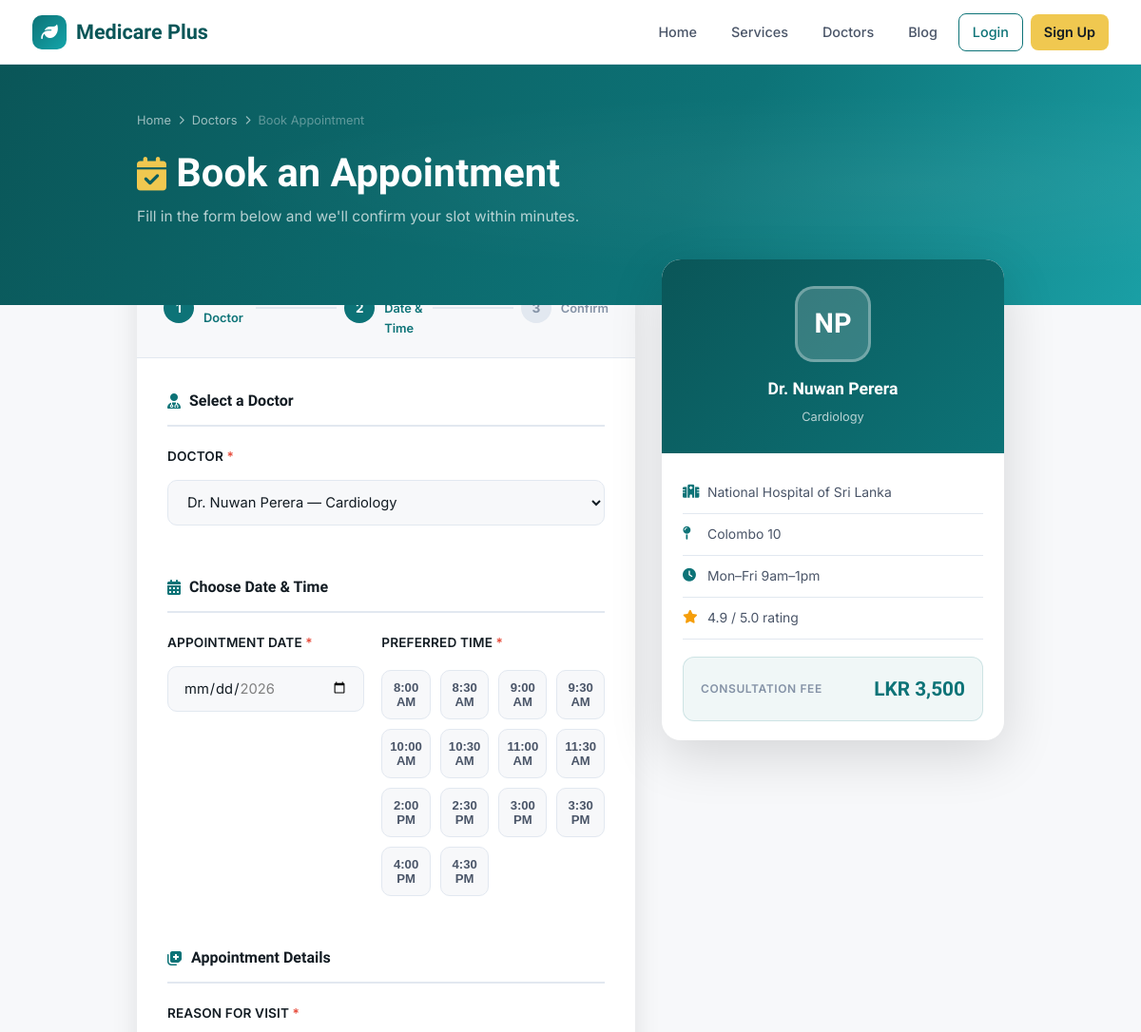
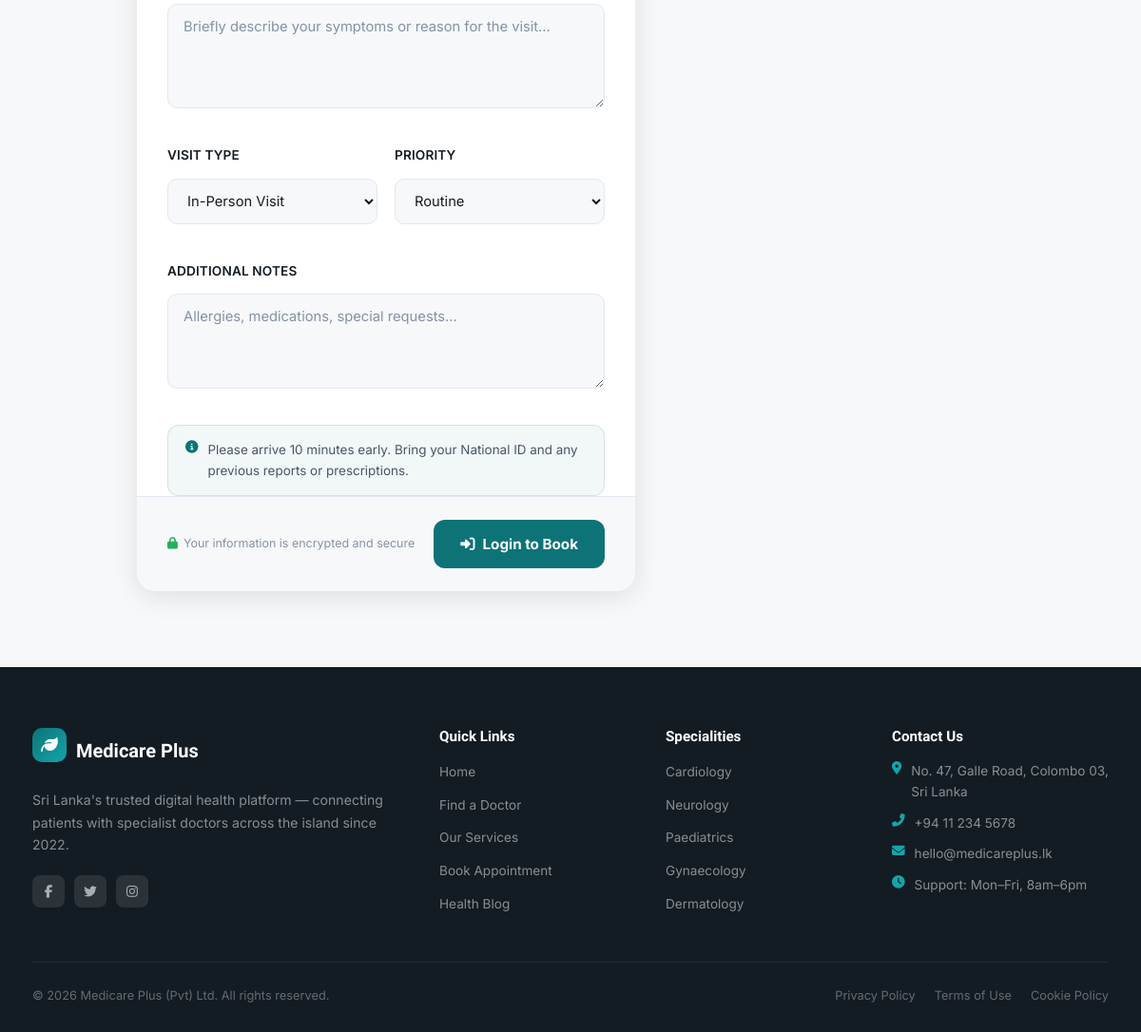
The page /book_appointment.php?doctor_id=1 on the database its author committed (2 pictures, top to bottom).
### tables this page shows
CREATE TABLE IF NOT EXISTS doctors (
    id                  INT UNSIGNED AUTO_INCREMENT PRIMARY KEY,
    user_id             INT UNSIGNED NOT NULL UNIQUE,
    specialization      VARCHAR(120) NOT NULL,
    qualification       VARCHAR(255),
    hospital            VARCHAR(180),
    location            VARCHAR(180),
    consultation_fee    DECIMAL(10,2) NOT NULL DEFAULT 1500.00,
    experience_years    TINYINT UNSIGNED DEFAULT 0,
    rating              DECIMAL(3,2) DEFAULT 4.00,
    availability        VARCHAR(255),
    bio                 TEXT,
    created_at          TIMESTAMP DEFAULT CURRENT_TIMESTAMP,
    FOREIGN KEY (user_id) REFERENCES users(id) ON DELETE CASCADE
);

CREATE TABLE IF NOT EXISTS users (
    id              INT UNSIGNED AUTO_INCREMENT PRIMARY KEY,
    first_name      VARCHAR(80)  NOT NULL,
    last_name       VARCHAR(80)  NOT NULL,
    email           VARCHAR(180) NOT NULL UNIQUE,
    password_hash   VARCHAR(255) NOT NULL,
    role            ENUM('patient','doctor','admin') NOT NULL DEFAULT 'patient',
    phone           VARCHAR(20),
    address         VARCHAR(255),
    city            VARCHAR(100),
    created_at      TIMESTAMP DEFAULT CURRENT_TIMESTAMP,
    updated_at      TIMESTAMP DEFAULT CURRENT_TIMESTAMP ON UPDATE CURRENT_TIMESTAMP
);

### functions.php (called while the page is built, shortened)
<?php
function fetch_all_doctors(): array {
    $conn = get_db_connection();
    $result = $conn->query(
        'SELECT d.*, u.first_name, u.last_name, u.email, u.phone, u.city
         FROM doctors d
         JOIN users u ON u.id = d.user_id
         ORDER BY d.rating DESC'
    );
    return $result ? $result->fetch_all(MYSQLI_ASSOC) : [];
}
function fetch_doctor_by_id(int $id): ?array {
    $conn = get_db_connection();
    $stmt = $conn->prepare(
        'SELECT d.*, u.first_name, u.last_name, u.email, u.phone, u.city
         FROM doctors d JOIN users u ON u.id = d.user_id WHERE d.id = ? LIMIT 1'
    );
    $stmt->bind_param('i', $id);
    $stmt->execute();
    $row = $stmt->get_result()->fetch_assoc();
    return $row ?: null;
}

### book_appointment.php (the view, shortened to what this page needs)
<?php
require_once 'functions.php';
$doctorId = filter_input(INPUT_GET, 'doctor_id', FILTER_VALIDATE_INT);
$doctor   = $doctorId && function_exists('fetch_doctor_by_id') ? fetch_doctor_by_id($doctorId) : null;
$allDoctors = [];
if (function_exists('fetch_all_doctors')) $allDoctors = fetch_all_doctors() ?: [];
elseif (isset($conn)) {
    $r = $conn->query("SELECT * FROM doctors ORDER BY last_name");
    if ($r) while ($row = $r->fetch_assoc()) $allDoctors[] = $row;
}
include 'header.php';
?>
    <section class="book-hero">
        <div class="hero-inner">
            <div class="breadcrumb">
                <a href="Home.php">Home</a>
                <i class="fas fa-chevron-right"></i>
                <?php if ($doctor): ?>
                    <a href="doctors.php">Doctors</a>
                    <i class="fas fa-chevron-right"></i>
                <?php endif; ?>
                <span>Book Appointment</span>
            </div>
            <h1><i class="fas fa-calendar-check" style="color:var(--accent);font-size:.85em"></i> Book an Appointment</h1>
            <p>Fill in the form below and we'll confirm your slot within minutes.</p>
        </div>
    </section>
    <div class="book-layout">
        <div class="form-card">
            <div class="progress-bar">
                <div class="progress-step active">
                    <div class="step-num">1</div>
                    <div class="step-label">Choose Doctor</div>
                </div>
                <div class="step-connector"></div>
                <div class="progress-step active">
                    <div class="step-num">2</div>
                    <div class="step-label">Pick Date & Time</div>
                </div>
                <div class="step-connector"></div>
                <div class="progress-step">
                    <div class="step-num">3</div>
                    <div class="step-label">Confirm</div>
                </div>
            </div>
            <form method="POST" action="book_appointment.php<?= $doctorId ? '?doctor_id=' . $doctorId : '' ?>" id="appointmentForm" novalidate>
                <div class="form-section">
                    <div class="section-heading"><i class="fas fa-user-doctor"></i> Select a Doctor</div>
                    <div class="form-grid">
                        <div class="form-group full">
                            <label class="form-label">Doctor <span class="required">*</span></label>
                            <select name="doctor_id" id="doctorSelect" class="form-control" required onchange="updatePreview(this)">
                                <?php foreach ($allDoctors as $d):
                                    $sel = ($doctorId && $d['id'] == $doctorId) ? 'selected' : '';
                                    $fee = number_format((float)($d['consultation_fee'] ?? 0), 0);
                                ?>
                                    <option value="<?= (int)$d['id'] ?>" <?= $sel ?>
                                        data-name="Dr. <?= htmlspecialchars($d['first_name'] . ' ' . $d['last_name']) ?>"
                                        data-spec="<?= htmlspecialchars($d['specialization'] ?? '') ?>"
                                        data-fee="LKR <?= $fee ?>"
                                        data-hosp="<?= htmlspecialchars($d['hospital'] ?? '') ?>"
                                        data-city="<?= htmlspecialchars($d['location'] ?? $d['city'] ?? '') ?>"
                                        data-avail="<?= htmlspecialchars($d['availability'] ?? 'Mon–Fri') ?>"
                                        data-initials="<?= strtoupper(substr($d['first_name'], 0, 1) . substr($d['last_name'], 0, 1)) ?>">
                                        Dr. <?= htmlspecialchars($d['first_name'] . ' ' . $d['last_name']) ?> — <?= htmlspecialchars($d['specialization'] ?? 'General') ?>
                                    </option>
                                <?php endforeach; ?>
                            </select>
                        </div>
                    </div>
                </div>
                <div class="form-section">
                    <div class="section-heading"><i class="fas fa-calendar-days"></i> Choose Date & Time</div>
                    <div class="form-grid">
                        <div class="form-group">
                            <label class="form-label">Appointment Date <span class="required">*</span></label>
                            <input type="date" name="appt_date" id="apptDate" class="form-control"
                                min="<?= date('Y-m-d', strtotime('+1 day')) ?>"
                                max="<?= date('Y-m-d', strtotime('+60 days')) ?>"
                                value="<?= htmlspecialchars($_POST['appt_date'] ?? '') ?>" required>
                        </div>
                        <div class="form-group">
                            <label class="form-label">Preferred Time <span class="required">*</span></label>
                            <div class="time-slots" id="timeSlots">
                                <?php
                                $slots = ['08:00', '08:30', '09:00', '09:30', '10:00', '10:30', '11:00', '11:30', '14:00', '14:30', '15:00', '15:30', '16:00', '16:30'];
                                $selTime = $_POST['appt_time'] ?? '';
                                foreach ($slots as $t):
                                    $disp = date('g:i A', strtotime($t));
                                ?>
                                    <button type="button" class="slot-btn <?= $selTime === $t ? 'selected' : '' ?>"
                                        onclick="selectSlot('<?= $t ?>','<?= $disp ?>', this)">
                                        <?= $disp ?>
                                    </button>
                                <?php endforeach; ?>
                            </div>
                        </div>
                    </div>
                </div>
                <div class="form-section">
                    <div class="section-heading"><i class="fas fa-notes-medical"></i> Appointment Details</div>
                    <div class="form-grid">
                        <div class="form-group full">
                            <label class="form-label">Reason for Visit <span class="required">*</span></label>
                            <textarea name="reason" id="reasonField" class="form-control" placeholder="Briefly describe your symptoms or reason for the visit…" required><?= htmlspecialchars($_POST['reason'] ?? '') ?></textarea>
                        </div>
                        <div class="form-group">
                            <label class="form-label">Visit Type</label>
                            <select name="visit_type" class="form-control">
                                <option value="in_person">In-Person Visit</option>
                            </select>
                        </div>
                        <div class="form-group">
                            <label class="form-label">Priority</label>
                            <select name="priority" class="form-control">
                                <option value="routine">Routine</option>
                            </select>
                        </div>
                        <div class="form-group full">
                            <label class="form-label">Additional Notes</label>
                            <textarea name="notes" class="form-control" style="height:80px" placeholder="Allergies, medications, special requests…"><?= htmlspecialchars($_POST['notes'] ?? '') ?></textarea>
                        </div>
                    </div>
                    <div class="info-box" style="margin-top:18px">
                        <i class="fas fa-circle-info"></i>
                        <span>Please arrive 10 minutes early. Bring your National ID and any previous reports or prescriptions.</span>
                    </div>
                </div>
                <div class="form-footer">
                    <div class="secure-note">
                        <i class="fas fa-lock"></i> Your information is encrypted and secure
                    </div>
                    <?php if (!isset($_SESSION['user_id'])): ?>
                        <a href="Login.php?redirect=book_appointment.php<?= $doctorId ? '?doctor_id=' . $doctorId : '' ?>"
                            style="display:inline-flex;align-items:center;gap:8px;background:var(--teal);color:#fff;padding:13px 28px;border-radius:12px;text-decoration:none;font-weight:700;font-size:.95rem">
                            <i class="fas fa-sign-in-alt"></i> Login to Book
                        </a>
                    <?php else: ?>
                        <button type="submit" class="btn-submit">
                            <i class="fas fa-calendar-check"></i> Confirm Appointment
                        </button>
                    <?php endif; ?>
                </div>
            </form>
        </div>
        <div class="doctor-preview" id="doctorPreview" style="<?= !$doctor ? 'display:none' : '' ?>">
            <?php if ($doctor):
                $initials = strtoupper(substr($doctor['first_name'], 0, 1) . substr($doctor['last_name'], 0, 1));
            ?>
                <div class="preview-header">
                    <div class="preview-avatar" id="previewInitials"><?= $initials ?></div>
                    <div class="preview-name" id="previewName">Dr. <?= htmlspecialchars($doctor['first_name'] . ' ' . $doctor['last_name']) ?></div>
                    <div class="preview-spec" id="previewSpec"><?= htmlspecialchars($doctor['specialization'] ?? 'Specialist') ?></div>
                </div>
                <div class="preview-body">
                    <div class="preview-row"><i class="fas fa-hospital-alt"></i><span id="previewHosp"><?= htmlspecialchars($doctor['hospital'] ?? '') ?></span></div>
                    <div class="preview-row"><i class="fas fa-map-pin"></i><span id="previewCity"><?= htmlspecialchars($doctor['location'] ?? $doctor['city'] ?? 'Sri Lanka') ?></span></div>
                    <div class="preview-row"><i class="fas fa-clock"></i><span id="previewAvail"><?= htmlspecialchars($doctor['availability'] ?? 'Mon–Fri') ?></span></div>
                    <?php if (($doctor['rating'] ?? 0) > 0): ?>
                        <div class="preview-row"><i class="fas fa-star" style="color:#f59e0b"></i><span><?= number_format((float)$doctor['rating'], 1) ?> / 5.0 rating</span></div>
                    <?php endif; ?>
                    <div class="preview-fee">
                        <div>
                            <div class="fee-label">Consultation Fee</div>
                        </div>
                        <div class="fee-val" id="previewFee">LKR <?= number_format((float)($doctor['consultation_fee'] ?? 0), 0) ?></div>
                    </div>
                </div>
            <?php endif; ?>
        </div>
    </div>
<?php include 'footer.php'; ?>

### assets/css/style.css (style rules this page uses)
:root { --teal: #0d7377; --teal-dark: #094d51; --teal-light: #14a0a5; --accent: #e8a838; --accent-dark: #c48520; --leaf: #3a7d44; --sand: #f5efe6; --sand-dark: #ede3d6; --white: #ffffff; --dark: #1a2e2f; --mid: #4a6465; --muted: #7a9394; --border: #c8dada; --radius: 12px; --radius-lg: 20px; --shadow-sm: 0 2px 8px rgba(13,115,119,.08); --shadow-md: 0 6px 24px rgba(13,115,119,.14); --shadow-lg: 0 16px 48px rgba(13,115,119,.18); --font-display:'Playfair Display', Georgia, serif; --font-body: 'DM Sans', -apple-system, sans-serif; --transition: 0.25s cubic-bezier(.4,0,.2,1); }
*, *::before, *::after { box-sizing: border-box; margin: 0; padding: 0; }
html { scroll-behavior: smooth; }
body { font-family: var(--font-body); background: var(--sand); color: var(--dark); line-height: 1.65; font-size: 15px; -webkit-font-smoothing: antialiased; }
a { color: var(--teal); text-decoration: none; transition: color var(--transition); }
h1, h2, h3, h4, h5 { font-family: var(--font-display); line-height: 1.2; color: var(--dark); }
p { color: var(--mid); }
.page-body { padding-top: 68px; }
.form-group { margin-bottom: 20px; }
.form-group label { display: block; font-size: .85rem; font-weight: 600; color: var(--dark); margin-bottom: 7px; letter-spacing: .01em; }
.form-control { width: 100%; padding: 11px 14px; border: 1.5px solid var(--border); border-radius: var(--radius); font-family: var(--font-body); font-size: .92rem; color: var(--dark); background: var(--white); transition: border-color var(--transition), box-shadow var(--transition); outline: none; }
.form-control::placeholder { color: var(--muted); }
textarea.form-control { resize: vertical; min-height: 100px; }
select.form-control { cursor: pointer; }
.breadcrumb { display: flex; align-items: center; gap: 8px; margin-bottom: 12px; font-size: .8rem; }
.breadcrumb a { color: rgba(255,255,255,.6); }
.breadcrumb span { color: rgba(255,255,255,.35); }

### rows shown on the page
doctors: user.last_name "NP", user.last_name "Nuwan Perera", specialization "Cardiology", hospital "National Hospital of Sri Lanka", location "Colombo 10", availability "Mon–Fri 9am–1pm", rating "4.9", consultation_fee "3,500"

### other values the page prints
$disp "8:00 AM"
$disp "8:30 AM"
$disp "9:00 AM"
$disp "9:30 AM"
$disp "10:00 AM"
$disp "10:30 AM"
$disp "11:00 AM"
$disp "11:30 AM"
$disp "2:00 PM"
$disp "2:30 PM"
$disp "3:00 PM"
$disp "3:30 PM"
$disp "4:00 PM"
$disp "4:30 PM"
